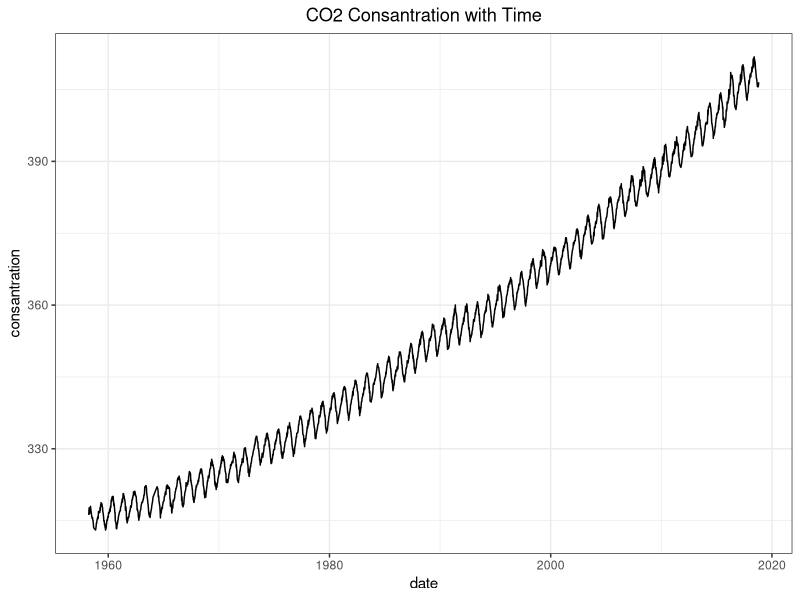
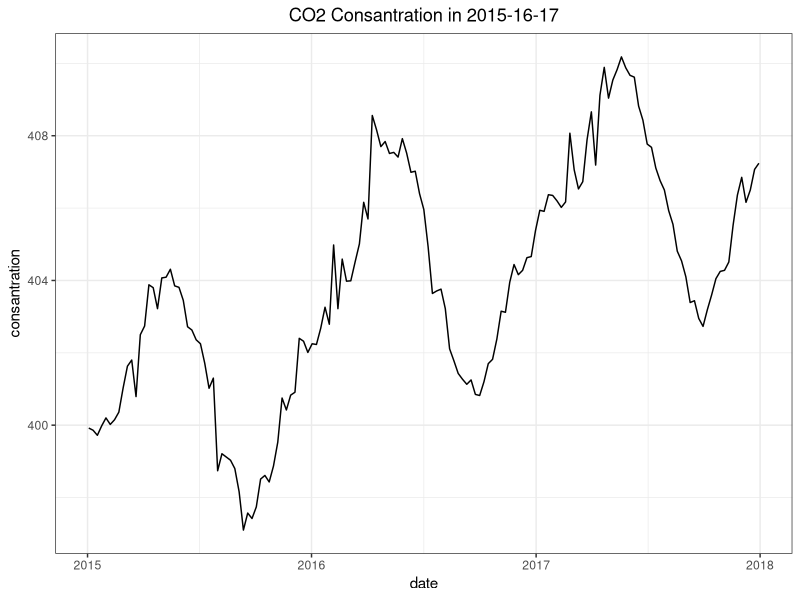
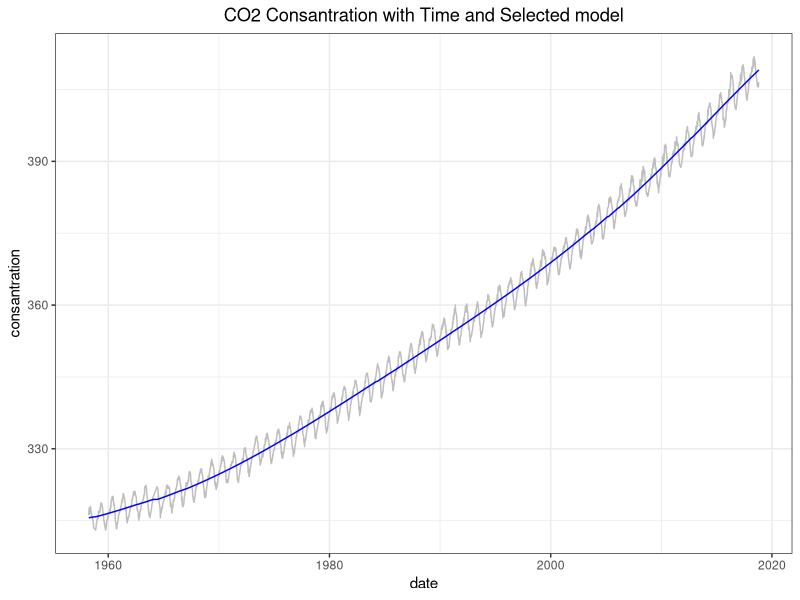
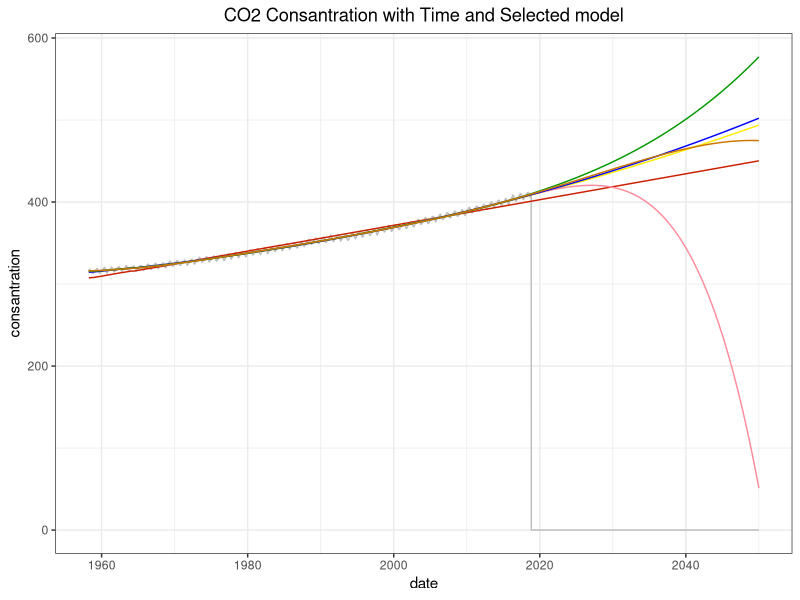

Generate these figures, in order, with R:
## ---- chunk 1
knitr::opts_chunk$set(echo = TRUE)
## ---- chunk 2
#Loading data from CSV file
weekly_co2_consantration = read.csv("./data/weekly_in_situ_co2_mlo.csv", header = FALSE, skip=44)

#Adding header
colnames(weekly_co2_consantration)=c("date","consantration")

weekly_co2_consantration$date <- as.Date(weekly_co2_consantration$date,format="%Y-%m-%d")

## ---- chunk 3
head(weekly_co2_consantration)
## ---- chunk 4
library(ggplot2) 

ggplot(weekly_co2_consantration, aes(date, consantration)) + 
    geom_line() + theme_bw() + 
    ggtitle("CO2 Consantration with Time") + 
    theme(plot.title = element_text(hjust = 0.5))

## ---- chunk 5
#Filters data points of the year 2017
weekly_co2_consantration_2017 = subset(weekly_co2_consantration, 
                                       grepl("2015", weekly_co2_consantration$date, fixed=TRUE) | 
                                       grepl("2016", weekly_co2_consantration$date, fixed=TRUE) |
                                       grepl("2017", weekly_co2_consantration$date, fixed=TRUE) )

ggplot(weekly_co2_consantration_2017, aes(date, consantration)) + 
  geom_line() + theme_bw() + 
  ggtitle("CO2 Consantration in 2015-16-17") + 
  theme(plot.title = element_text(hjust = 0.5))

## ---- chunk 6
library(ggplot2) 
library("dplyr")

#We can not use date field in calculations so I am creating another field to represent date field
weekly_co2_consantration <- weekly_co2_consantration %>% mutate(index = row_number())
weekly_co2_consantration <- weekly_co2_consantration %>% mutate(index2 = row_number()^2)
weekly_co2_consantration <- weekly_co2_consantration %>% mutate(index3 = row_number()^3)
weekly_co2_consantration <- weekly_co2_consantration %>% mutate(index4 = row_number()^4)
weekly_co2_consantration <- weekly_co2_consantration %>% mutate(index5 = row_number()^5)
weekly_co2_consantration <- weekly_co2_consantration %>% mutate(index6 = row_number()^6)
weekly_co2_consantration <- weekly_co2_consantration %>% mutate(index7 = row_number()^7)

#Creation of models
m1 <- lm(consantration ~ index, data=weekly_co2_consantration )
m2 <- lm(consantration ~ (index + index2), data=weekly_co2_consantration )
m3 <- lm(consantration ~ (index + index2 + index3), data=weekly_co2_consantration )
m4 <- lm(consantration ~ (index + index2 + index3 + index4), data=weekly_co2_consantration )
m5 <- lm(consantration ~ (index + index2 + index3 + index4 + index5 ), data=weekly_co2_consantration )
m6 <- lm(consantration ~ (index + index2 + index3 + index4 + index5 + index6 ), data=weekly_co2_consantration )
m7 <- lm(consantration ~ (index + index2 + index3 + index4 + index5 + index6 + index7), data=weekly_co2_consantration )

#Comparison of models
anova(m1,m2,m3,m4,m5,m6,m7)

#Making Prediktion
m6_predict <- data.frame(consantration = predict(m6, weekly_co2_consantration), date=weekly_co2_consantration$date)


#Observation of the performance of the selected model
ggplot(weekly_co2_consantration, aes(date, consantration)) + 
    geom_line(color="gray") + 
    geom_line(color="blue",data =m6_predict, aes(date, consantration)) + 
    theme_bw() +
    ggtitle("CO2 Consantration with Time and Selected model") + 
    theme(plot.title = element_text(hjust = 0.5))



## ---- chunk 7
library(lubridate)

#Creation of new dates to make future prediction
lastDate =  tail(weekly_co2_consantration, 1)$date
while (!grepl("2050", lastDate, fixed=TRUE)) {
  lastDate <- lastDate + 7
  weekly_co2_consantration[nrow(weekly_co2_consantration) + 1,] = list(lastDate,0)
}

## ---- chunk 8
library(ggplot2) 
library("dplyr")

weekly_co2_consantration <- weekly_co2_consantration %>% mutate(index = row_number())
weekly_co2_consantration <- weekly_co2_consantration %>% mutate(index2 = row_number()^2)
weekly_co2_consantration <- weekly_co2_consantration %>% mutate(index3 = row_number()^3)
weekly_co2_consantration <- weekly_co2_consantration %>% mutate(index4 = row_number()^4)
weekly_co2_consantration <- weekly_co2_consantration %>% mutate(index5 = row_number()^5)
weekly_co2_consantration <- weekly_co2_consantration %>% mutate(index6 = row_number()^6)
weekly_co2_consantration <- weekly_co2_consantration %>% mutate(index7 = row_number()^7)

#Making Prediktion
prediction_linear <- data.frame(consantration = predict(m1, weekly_co2_consantration), date=weekly_co2_consantration$date)
prediction_quadratic <- data.frame(consantration = predict(m2, weekly_co2_consantration), date=weekly_co2_consantration$date)
prediction_initialy_selected <- data.frame(consantration = predict(m6, weekly_co2_consantration), date=weekly_co2_consantration$date)

prediction3 <- data.frame(consantration = predict(m3, weekly_co2_consantration), date=weekly_co2_consantration$date)
prediction4 <- data.frame(consantration = predict(m4, weekly_co2_consantration), date=weekly_co2_consantration$date)
prediction5 <- data.frame(consantration = predict(m5, weekly_co2_consantration), date=weekly_co2_consantration$date)

color_brown = "#CC7600"
color_green = "#029900"
color_yellow = "#FFEB00"
color_rose = "#FF8C9C"
color_red = "#CC1F00"

#Observation of the performance of the selected model
ggplot(weekly_co2_consantration, aes(date, consantration)) + 
    geom_line(color="gray") +
    geom_line(color=color_red,data =prediction_linear, aes(date, consantration)) + 
    geom_line(color=color_yellow,data =prediction_quadratic, aes(date, consantration)) + 
    geom_line(color=color_rose,data =prediction_initialy_selected, aes(date, consantration)) + 
    geom_line(color="blue",data =prediction3, aes(date, consantration)) + 
    geom_line(color=color_green,data =prediction4, aes(date, consantration)) + 
    geom_line(color=color_brown,data =prediction5, aes(date, consantration)) + 
    theme_bw() +
    ggtitle("CO2 Consantration with Time and Selected model") + 
    theme(plot.title = element_text(hjust = 0.5))

